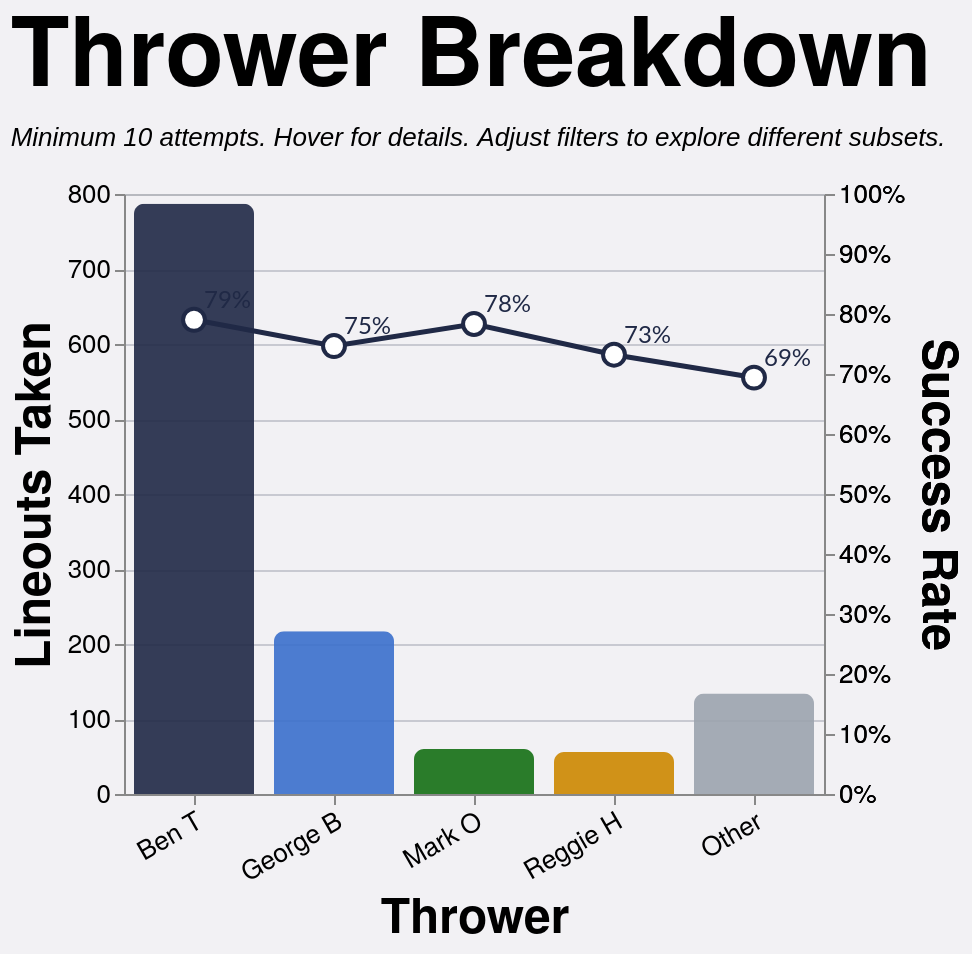

Vega-Lite specification stored for this chart:
### Vega-Lite specification from a JSON file in a GitHub repository (floating-point values rounded to 4 significant figures; data arrays with more than 128 entries replaced by an {"elided": "..."} marker saying what was removed)
{"config": {"axis": {"labelFont": "PT Sans Narrow, Helvetica Neue, Helvetica, Arial, sans-serif", "titleFont": "PT Sans Narrow, Helvetica Neue, Helvetica, Arial, sans-serif", "labelFontSize": 13, "titleFontSize": 24, "gridColor": "#202947", "gridOpacity": 0.2}, "text": {"font": "Lato, sans-serif"}, "bar": {"cornerRadiusEnd": 5}, "header": {"labelFont": "PT Sans Narrow, Helvetica Neue, Helvetica, Arial, sans-serif", "titleFont": "PT Sans Narrow, Helvetica Neue, Helvetica, Arial, sans-serif", "labelFontSize": 24, "titleFontSize": 28, "labelFontWeight": "bold", "orient": "left"}, "legend": {"labelFont": "PT Sans Narrow, Helvetica Neue, Helvetica, Arial, sans-serif", "titleFont": "PT Sans Narrow, Helvetica Neue, Helvetica, Arial, sans-serif", "labelFontSize": 14, "titleFontSize": 16, "titlePadding": 5, "fillColor": "white", "strokeColor": "black", "padding": 10, "titleFontWeight": "lighter", "titleFontStyle": "italic", "titleColor": "gray", "offset": 10}, "title": {"font": "PT Sans Narrow, Helvetica Neue, Helvetica, Arial, sans-serif", "fontSize": 48, "fontWeight": "bold", "anchor": "start", "align": "center", "titlePadding": 20, "subtitlePadding": 10, "subtitleFontSize": 13, "subtitleColor": "", "subtitleFontStyle": "italic", "offset": 15, "color": "black"}, "axisX": {"labelAngle": 0}, "facet": {"title": null, "header": null, "align": {"row": "each", "column": "each"}}, "resolve": {"scale": {"y": "independent", "facet": "independent"}}, "background": "#f2f1f4", "scale": {"offsetBandPaddingOuter": 0.2, "offsetBandPaddingInner": 0.1}}, "layer": [{"mark": {"type": "bar", "opacity": 0.9, "size": 60}, "encoding": {"color": {"field": "thrower_tier", "legend": null, "scale": {"domain": ["Ben T", "George B", "Mark O", "Reggie H", "Other"], "range": ["#202946", "#3a6fcc", "#146f14", "#cc8800", "#9ca3af"]}, "type": "nominal"}, "stroke": {"value": "transparent"}, "tooltip": [{"field": "thrower_tier_name", "title": "Thrower", "type": "nominal"}, {"field": "attempts", "format": ",.0f", "title": "Attempts", "type": "quantitative"}, {"field": "won", "format": ",.0f", "title": "Won", "type": "quantitative"}, {"field": "success_rate", "format": ".1%", "title": "Success Rate", "type": "quantitative"}], "x": {"axis": {"labelAngle": -30}, "field": "thrower_tier", "sort": ["Ben T", "George B", "Mark O", "Reggie H", "Other"], "title": "Thrower", "type": "nominal"}, "y": {"field": "attempts", "title": "Lineouts Taken", "type": "quantitative"}}, "transform": [{"filter": "(loSquad == 'All' || datum.squad == loSquad) && (loSeason == 'All' || datum.season == loSeason) && (loGameType == 'All' || (loGameType == 'League + Cup' && (datum.game_type == 'League' || datum.game_type == 'Cup')) || (loGameType == 'League only' && datum.game_type == 'League') || datum.game_type == loGameType) && (loThrower == 'All' || datum.thrower == loThrower) && (loJumper == 'All' || datum.jumper == loJumper) && (loArea == 'All' || datum.area == loArea) && (loNumbers == 'All' || datum.numbers == loNumbers)"}, {"aggregate": [{"op": "count", "as": "attempts"}, {"op": "sum", "field": "won", "as": "won"}], "groupby": ["thrower_tier", "thrower_tier_name"]}, {"calculate": "datum.won / datum.attempts", "as": "success_rate"}]}, {"mark": {"type": "line", "point": {"fill": "white", "filled": false, "size": 120, "stroke": "#202946"}, "stroke": "#202946", "strokeWidth": 2.5}, "encoding": {"tooltip": [{"field": "thrower_tier_name", "title": "Thrower", "type": "nominal"}, {"field": "attempts", "format": ",.0f", "title": "Attempts", "type": "quantitative"}, {"field": "won", "format": ",.0f", "title": "Won", "type": "quantitative"}, {"field": "success_rate", "format": ".1%", "title": "Success Rate", "type": "quantitative"}], "x": {"axis": {"labelAngle": -30}, "field": "thrower_tier", "sort": ["Ben T", "George B", "Mark O", "Reggie H", "Other"], "title": "Thrower", "type": "nominal"}, "y": {"axis": {"format": "%"}, "field": "success_rate", "scale": {"domain": [0, 1]}, "title": "Success Rate", "type": "quantitative"}}, "transform": [{"filter": "(loSquad == 'All' || datum.squad == loSquad) && (loSeason == 'All' || datum.season == loSeason) && (loGameType == 'All' || (loGameType == 'League + Cup' && (datum.game_type == 'League' || datum.game_type == 'Cup')) || (loGameType == 'League only' && datum.game_type == 'League') || datum.game_type == loGameType) && (loThrower == 'All' || datum.thrower == loThrower) && (loJumper == 'All' || datum.jumper == loJumper) && (loArea == 'All' || datum.area == loArea) && (loNumbers == 'All' || datum.numbers == loNumbers)"}, {"aggregate": [{"op": "count", "as": "attempts"}, {"op": "sum", "field": "won", "as": "won"}], "groupby": ["thrower_tier", "thrower_tier_name"]}, {"calculate": "datum.won / datum.attempts", "as": "success_rate"}]}, {"mark": {"type": "text", "align": "left", "baseline": "middle", "color": "#202946", "dx": 5, "dy": -10, "fontSize": 12}, "encoding": {"text": {"field": "success_rate", "format": ".0%", "type": "quantitative"}, "x": {"axis": {"labelAngle": -30}, "field": "thrower_tier", "sort": ["Ben T", "George B", "Mark O", "Reggie H", "Other"], "title": "Thrower", "type": "nominal"}, "y": {"axis": {"format": "%"}, "field": "success_rate", "scale": {"domain": [0, 1]}, "title": "Success Rate", "type": "quantitative"}}, "transform": [{"filter": "(loSquad == 'All' || datum.squad == loSquad) && (loSeason == 'All' || datum.season == loSeason) && (loGameType == 'All' || (loGameType == 'League + Cup' && (datum.game_type == 'League' || datum.game_type == 'Cup')) || (loGameType == 'League only' && datum.game_type == 'League') || datum.game_type == loGameType) && (loThrower == 'All' || datum.thrower == loThrower) && (loJumper == 'All' || datum.jumper == loJumper) && (loArea == 'All' || datum.area == loArea) && (loNumbers == 'All' || datum.numbers == loNumbers)"}, {"aggregate": [{"op": "count", "as": "attempts"}, {"op": "sum", "field": "won", "as": "won"}], "groupby": ["thrower_tier", "thrower_tier_name"]}, {"calculate": "datum.won / datum.attempts", "as": "success_rate"}]}], "data": {"name": "data-bfa09c7d2c6fe1e79e4573357fc8f8d3"}, "height": 300, "params": [{"name": "loSquad", "value": "All"}, {"name": "loSeason", "value": "All"}, {"name": "loGameType", "value": "All"}, {"name": "loThrower", "value": "All"}, {"name": "loJumper", "value": "All"}, {"name": "loArea", "value": "All"}, {"name": "loNumbers", "value": "All"}], "resolve": {"scale": {"y": "independent"}}, "title": {"text": "Thrower Breakdown", "subtitle": "Minimum 10 attempts. Hover for details. Adjust filters to explore different subsets."}, "width": {"step": 70}, "$schema": "https://vega.github.io/schema/vega-lite/v5.20.1.json", "datasets": {"data-bfa09c7d2c6fe1e79e4573357fc8f8d3": {"elided": "1254 records"}}}
